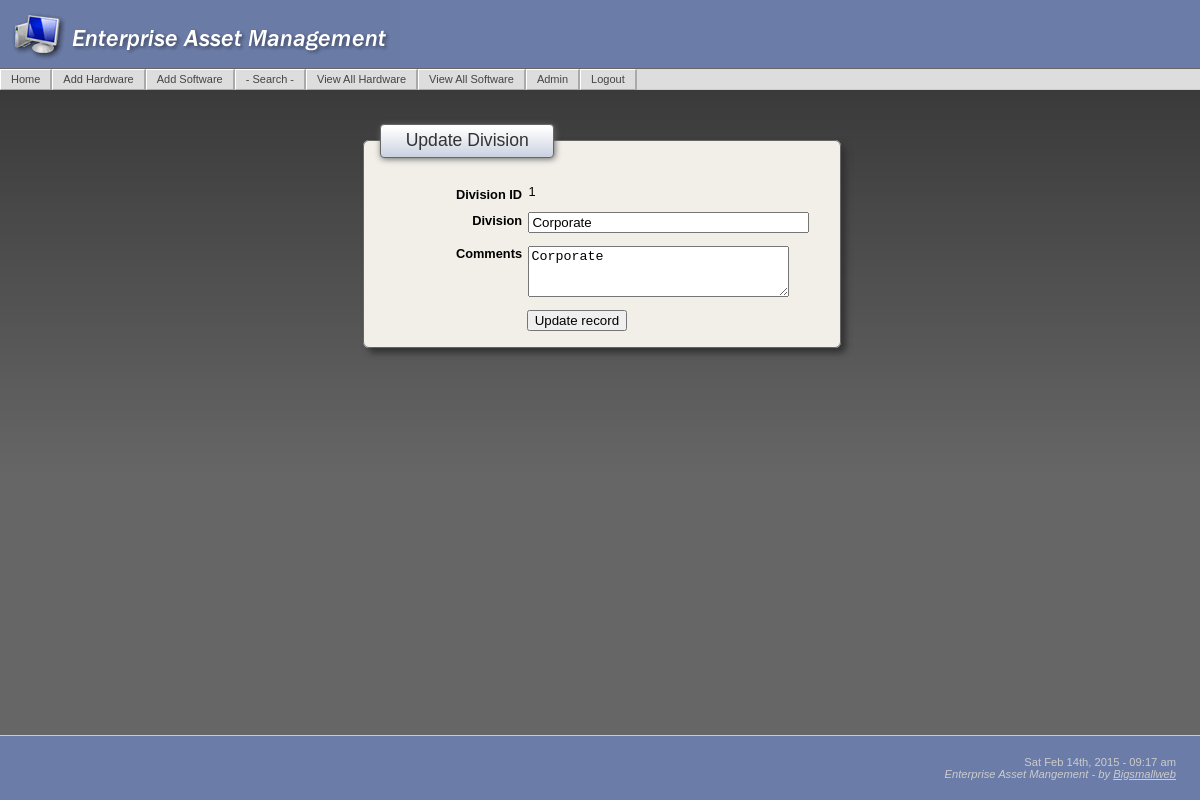
/DivisionUpdate.php?recordID=1 (signed in), run on the app's committed database.
### tables this page shows
CREATE TABLE IF NOT EXISTS `division` (
  `division` varchar(15) NOT NULL default '',
  `id` int(11) NOT NULL auto_increment,
  `comments` text,
  PRIMARY KEY  (`id`)
);

### DivisionUpdate.php (the view, shortened to what this page needs)
<?php require_once('Connections/eam.php'); ?>
<?php
$editFormAction = $_SERVER['PHP_SELF'];
if (isset($_SERVER['QUERY_STRING'])) {
  $editFormAction .= "?" . htmlentities($_SERVER['QUERY_STRING']);
}
$colname_rsDivisionUpdate = "-1";
if (isset($_GET['recordID'])) {
  $colname_rsDivisionUpdate = (get_magic_quotes_gpc()) ? $_GET['recordID'] : addslashes($_GET['recordID']);
}
$query_rsDivisionUpdate = sprintf("SELECT * FROM division WHERE id = %s", $colname_rsDivisionUpdate);
$rsDivisionUpdate = mysql_query($query_rsDivisionUpdate, $eam) or die(mysql_error());
$row_rsDivisionUpdate = mysql_fetch_assoc($rsDivisionUpdate);
?>
<?php include('includes/header.php'); ?>
    <form method="post" name="form1" action="<?php echo $editFormAction; ?>">
      <fieldset>
      <legend>Update Division</legend>
      <p>
        <label for="Vendor ID">Division ID</label>
        <?php echo $row_rsDivisionUpdate['id']; ?></p>
      <p>
        <label for="Vendor">Division</label>
        <input type="text" name="division" value="<?php echo $row_rsDivisionUpdate['division']; ?>" size="32" />
      </p>
      <p>
        <label for="Comments">Comments</label>
        <textarea name="comments" cols="30" rows="3"><?php echo $row_rsDivisionUpdate['comments']; ?></textarea>
      </p>
      <p class="submit">
        <input type="submit" value="Update record">
      </p>
      </fieldset>
    </form>
    <?php include('includes/footer.php'); ?>

### includes/eam_main.css (style rules this page uses)
html, body { font-family: Verdana, Arial, Helvetica, sans-serif; background:url(../images/bkgd.jpg); background-repeat:repeat-x; background-position:top; background-color: #666; margin:0; text-align: center; color: #000000; font-size:100%; height:100% }
p, td { font-size:80%; }
form { margin:0; padding:0; }
fieldset { margin:0 auto; margin-top:10px; margin-bottom:10px; padding: 1em; font:100%/1 arial; border: 1px solid #666; border-radius: 6px; -moz-border-radius: 6px; box-shadow: 5px 5px 6px #333; width:444px; clear: both; background-color: #F2EFE9; }
legend { padding: 0.4em 1.4em; border:1px solid #666; border-radius: 4px; -moz-border-radius: 4px; box-shadow: 1px 1px 6px #666; color:#333; font-size:110%; text-align:left; background: #FFF; background-image:url(../images/titleBk.gif); font-family: "Trebuchet MS", Verdana, Arial, Helvetica, sans-serif; }
label { float:left; width:32%; margin-right:0.5em; padding-top:0.2em; text-align:right; font-weight:bold; display: block; font-size:100%; }
.submit { padding:0; margin:0; }
.submit input { margin-left: 11.0em; }

### data on the page
division: id "1", division "Corporate", comments "Corporate"
